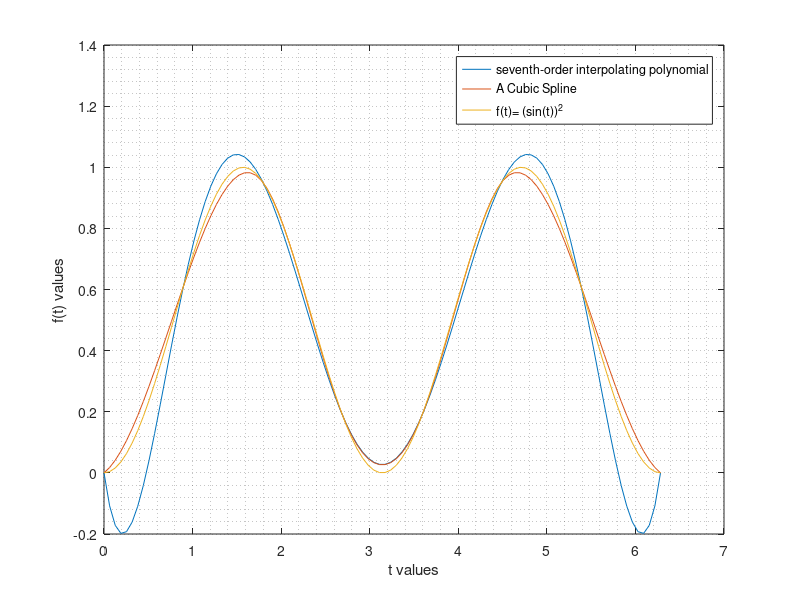

This figure's MATLAB source:
%% Fiven data points and function

t = linspace(0,2*pi,8);
f = @(t) (sin(t)).^2;
ft = f(t);
%%points where function needed to be evaluated
evaluatingpoints = linspace(0,2*pi,100);

%% Building Matrix

%construct a vandermond matrix. I got the following matrix.
% or else I can call a function to create a vandermond matrix
A = [ 1 0 0 0 0 0 0 0; 1 0.8976 (0.8976).^2 (0.8976).^3 (0.8976).^4 ...
(0.8976).^5 (0.8976).^6 (0.8976).^7; 1 1.7952 (1.7952).^2 (1.7952).^3 ....
(1.7952).^4 (1.7952).^5 (1.7952).^6 (1.7952).^7;...
1 2.6928 (2.6928).^2 (2.6928).^3 (2.6928).^4 (2.6928).^5 ... 
(2.6928).^6 (2.6928).^7; 1 3.5904 (3.5904).^2 (3.5904).^3 (3.5904).^4 ... 
(3.5904).^5 (3.5904).^6 (3.5904).^7;...
1 4.4880 (4.4880).^2 (4.4880).^3 (4.4880).^4 (4.4880).^5 ... 
(4.4880).^6 (4.4880).^7; 1 5.3856 (5.3856).^2 (5.3856).^3 (5.3856).^4 ...
(5.3856).^5 (5.3856).^6 (5.3856).^7;...
1 6.2832 (6.2832).^2 (6.2832).^3 (6.2832).^4 (6.2832).^5 ... 
(6.2832).^6 (6.2832).^7];
%Here B is the function values at the known points using the actual
%function
B = ((sin(t)).^2)';
% now this is of the form AX = B where A is the vandermond equation.
%After
% doing the X = A\B we get the coeficients
coeficients = inv(A)*B;
% But the problem here is that the coefficients are in reverse order
%that
% means they are from a0 a1... an but we want to start with an. So I
%used
% matlab builtin fliplr which basically accepts a row matrix and flips
%it.
% I converted it into a row matrix
coeficients = coeficients';
%Then used the fliplr function to obtained a polynomial
p = fliplr(coeficients);
%evaluated the obtained polynmial with the evaluating points
fvalues = polyval(p,evaluatingpoints);

%% Plot 
plot(evaluatingpoints,fvalues);
hold on;
grid minor;
xlabel('t values');
ylabel('f(t) values');
f2spline = interp1(t,ft,evaluatingpoints,'spline');
plot(evaluatingpoints,f2spline);
plot(evaluatingpoints,f(evaluatingpoints));
legend('seventh-order interpolating polynomial','A Cubic Spline','f(t)= (sin(t))^2' );

